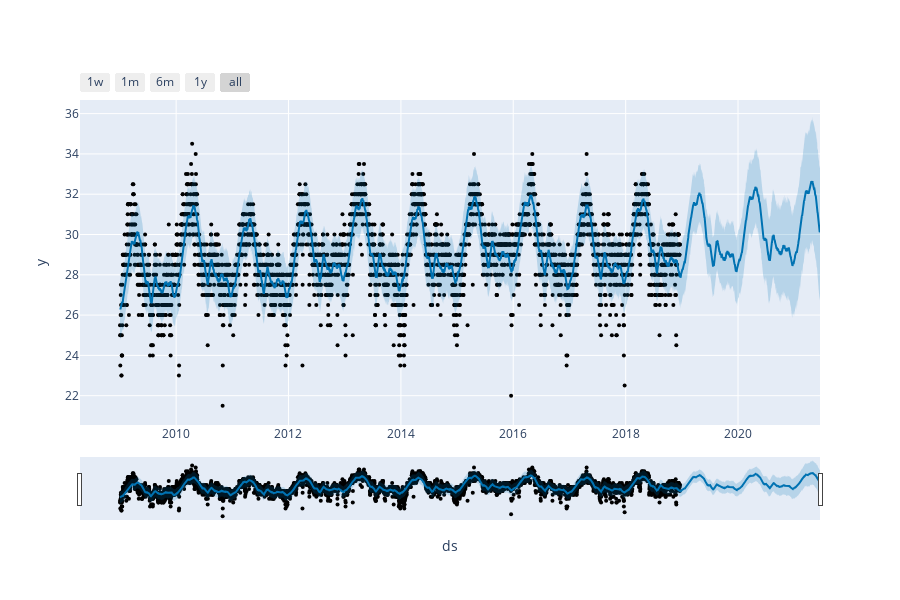

Notebook code for this chart:
### Markdown cell above
Vẽ biểu đồ thể hiện đường dự đoán nhiệt độ của Hồ Chí Minh

### Code cell
fig = plot_plotly(hcm_model, hcm_forecast)
fig.show()

### Figure 1 — Plotly figure (JSON) as saved in the notebook; plotly's stock layout.template omitted (floating-point values rounded to 4 significant figures; data arrays with more than 128 entries replaced by an {"elided": "..."} marker saying what was removed)
{"data": [{"marker": {"color": "black", "size": 4}, "mode": "markers", "name": "Actual", "type": "scatter", "x": {"elided": "3639 str values"}, "y": {"elided": "3639 float values"}}, {"hoverinfo": "skip", "line": {"width": 0}, "mode": "lines", "type": "scatter", "x": {"elided": "4549 str values"}, "y": {"elided": "4549 float values"}}, {"fill": "tonexty", "fillcolor": "rgba(0, 114, 178, 0.2)", "line": {"color": "#0072B2", "width": 2}, "mode": "lines", "name": "Predicted", "type": "scatter", "x": {"elided": "4549 str values"}, "y": {"elided": "4549 float values"}}, {"fill": "tonexty", "fillcolor": "rgba(0, 114, 178, 0.2)", "hoverinfo": "skip", "line": {"width": 0}, "mode": "lines", "type": "scatter", "x": {"elided": "4549 str values"}, "y": {"elided": "4549 float values"}}], "layout": {"height": 600, "showlegend": false, "width": 900, "xaxis": {"rangeselector": {"buttons": [{"count": 7, "label": "1w", "step": "day", "stepmode": "backward"}, {"count": 1, "label": "1m", "step": "month", "stepmode": "backward"}, {"count": 6, "label": "6m", "step": "month", "stepmode": "backward"}, {"count": 1, "label": "1y", "step": "year", "stepmode": "backward"}, {"step": "all"}]}, "rangeslider": {"visible": true}, "title": {"text": "ds"}, "type": "date"}, "yaxis": {"title": {"text": "y"}}}}
